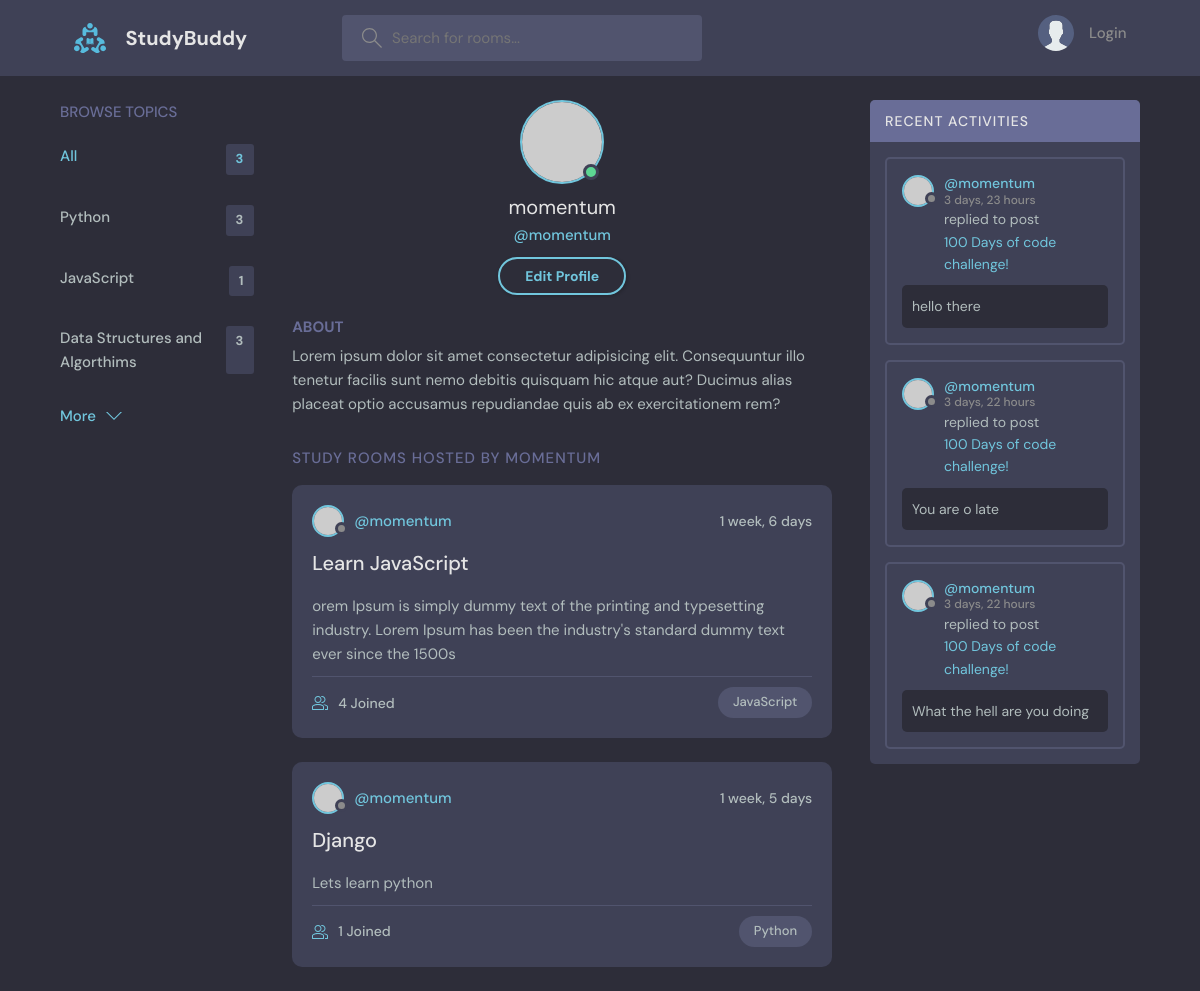
Before: /profile/1 with the older database file.
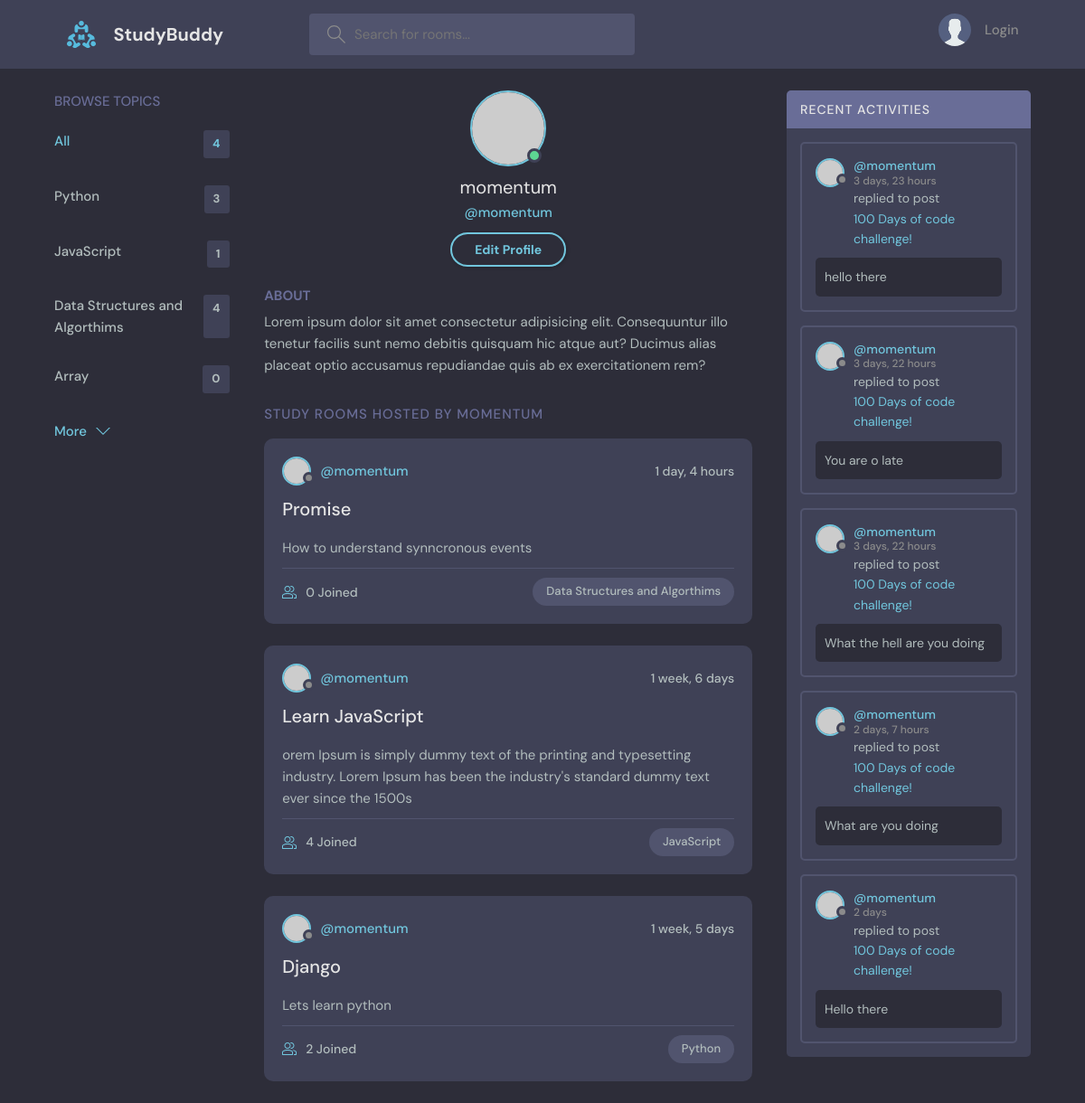
After: the same page with the newer database file.
### base/models.py (models this page shows, shortened)
class Topic(models.Model):
    name = models.CharField(max_length=200)
    def __str__(self):
        return self.name

class Room(models.Model):
    host = models.ForeignKey(User, on_delete=models.SET_NULL, null=True)
    topic = models.ForeignKey(Topic, on_delete=models.SET_NULL, null=True)
    name = models.CharField(max_length=200)
    description = models.TextField()
    participants = models.ManyToManyField(
        User, blank=True, related_name='participants')
    updated = models.DateTimeField(auto_now=True)
    created = models.DateTimeField(auto_now_add=True)
    class Meta:
        ordering = ('-updated', '-created')

class Message(models.Model):
    user = models.ForeignKey(User, on_delete=models.CASCADE)
    room = models.ForeignKey(Room, on_delete=models.CASCADE)
    body = models.TextField()
    update = models.DateTimeField(auto_now=True)
    created = models.DateTimeField(auto_now_add=True)

### base/views.py (the view)
# urls.py: path('profile/<str:pk>', views.user_profile, name='user-profile')
def user_profile(req, pk):
    user = User.objects.get(id=pk)
    topics = Topic.objects.all()
    try:
        comments = Message.objects.filter(user=user)
    except:
        comments = []
    try:
        rooms = Room.objects.filter(host=user)
    except:
        rooms = []
    context = {'user': user, 'comments': comments,
               'rooms': rooms, 'topics': topics}
    return render(req, 'base/profile.html', context)

### base/templates/base/profile.html
{% extends 'main.html' %} {% block content %}
<main class="profile-page layout layout--3">
  <div class="container">
    {% include 'base/topics_component.html' %}
    <div class="roomList">
      <div class="profile">
        <div class="profile__avatar">
          <div class="avatar avatar--large active">
            <img src="https://randomuser.me/api/portraits/men/11.jpg" />
          </div>
        </div>
        <div class="profile__info">
          <h3>{{user.username}}</h3>
          <p>@{{user}}</p>
          <a href="edit-user.html" class="btn btn--main btn--pill">Edit Profile</a>
        </div>
        <div class="profile__about">
          <h3>About</h3>
          <p>
            Lorem ipsum dolor sit amet consectetur adipisicing elit. Consequuntur illo tenetur
            facilis sunt nemo debitis quisquam hic atque aut? Ducimus alias placeat optio
            accusamus repudiandae quis ab ex exercitationem rem?
          </p>
        </div>
      </div>
      <div class="roomList__header">
        <div>
          <h2>Study Rooms Hosted by {{ user }}</a>
          </h2>
        </div>
      </div>
      {% include 'base/rooms_component.html'%}
    </div>
    {% include 'base/activity_component.html' %}
  </div>
</main>
{% endblock content%}

### templates/main.html (shortened to what this page needs)
<!DOCTYPE html>
{% load static %}
<html lang="en">
  <head>
    <link rel="stylesheet" href="{% static 'styles/style.css' %}" />
  </head>
  <body>
    {% include 'nav.html'%}  {% block content%} {% endblock %}
  </body>
</html>

### templates/nav.html (shortened to what this page needs)
{% load static %}
<header class="header header--loggedIn">
  <div class="container">
    <a href="/" class="header__logo">
      <img src="{% static 'assets/logo.svg' %}" />
      <h1>StudyBuddy</h1>
    </a>
    <form class="header__search">
      <label>
        <input type="text" name="q" placeholder="Search for rooms..." />
      </label>
    </form>
    <nav class="header__menu">
      {% if request.user.is_authenticated%}
      <div class="header__user">
        <a href="profile.html">
          <div class="avatar avatar--medium active">
            <img src="https://randomuser.me/api/portraits/men/37.jpg" />
          </div>
          <p>{{ request.user }}<span>@{{ request.user }}</span></p>
        </a>
        <button class="dropdown-button">
          <svg
            version="1.1"
            xmlns="http://www.w3.org/2000/svg"
            width="32"
            height="32"
            viewBox="0 0 32 32"
          >
            <title>chevron-down</title>
            <path d="M16 21l-13-13h-3l16 16 16-16h-3l-13 13z"></path>
          </svg>
        </button>
        {% else %}
        <a href="{% url 'login' %}">
          <img src="{% static 'assets/avatar.svg' %}" />
          <p>Login</p>
        </a>
        {% endif %}
      </div>
</header>

### base/templates/base/topics_component.html
<div class="topics">
  <div class="topics__header">
    <h2>Browse Topics</h2>
  </div>
  <ul class="topics__list">
    <li>
      <a href="{% url 'home' %}" class="active"
        >All <span>{{ topics.count }}</span></a
      >
    </li>
    {%for topic in topics%}
    <li>
      <a href="{% url 'home' %}?q={{topic.name}}"
        >{{topic.name}} <span>{{topic.room_set.all.count}}</span></a
      >
    </li>
    {% endfor %}
  </ul>
  <a class="btn btn--link" href="topics.html">
    More
    <svg
      version="1.1"
      xmlns="http://www.w3.org/2000/svg"
      width="32"
      height="32"
      viewBox="0 0 32 32"
    >
      <title>chevron-down</title>
      <path d="M16 21l-13-13h-3l16 16 16-16h-3l-13 13z"></path>
    </svg>
  </a>
</div>

### base/templates/base/rooms_component.html (shortened to what this page needs)
{% for room in rooms%}
<div class="roomListRoom">
  <div class="roomListRoom__header">
    <a
      href="{% url 'user-profile' room.host.id %}"
      class="roomListRoom__author"
    >
      <div class="avatar avatar--small">
        <img src="https://randomuser.me/api/portraits/women/11.jpg" />
      </div>
      <span>@{{room.host.username}}</span>
    </a>
    <div class="roomListRoom__actions">
      <span>{{ room.created | timesince }}</span>
    </div>
  </div>
  <div class="roomListRoom__content">
    <a href="{% url 'room' room.id %}">{{ room.name }}</a>
    <p>{{ room.description }}</p>
  </div>
  <div class="roomListRoom__meta">
    <a href="{% url 'room' room.id %}" class="roomListRoom__joined">
      {{ room.participants.all.count }} Joined
    </a>
    <p class="roomListRoom__topic">{{ room.topic}}</p>
  </div>
</div>
{% endfor %}

### base/templates/base/activity_component.html (shortened to what this page needs)
<div class="activities">
  <div class="activities__header">
    <h2>Recent Activities</h2>
  </div>
  {% for comment in comments %}
  <div class="activities__box">
    <div class="activities__boxHeader roomListRoom__header">
      <a
        href="{% url 'user-profile' comment.user.id%}"
        class="roomListRoom__author"
      >
        <div class="avatar avatar--small">
          <img src="https://randomuser.me/api/portraits/women/11.jpg" />
        </div>
        <p>
          @{{ comment.user}}
          <span>{{ comment.created | timesince }}</span>
        </p>
      </a>
    </div>
    <div class="activities__boxContent">
      <p>
        replied to post
        <a href="{% url 'room' comment.room.id%}"
          >100 Days of code challenge!</a
        >
      </p>
      <div class="activities__boxRoomContent">{{comment.body}}</div>
    </div>
  </div>
  {% endfor %}
</div>

Changed rows visible on the page:
computed for Topic "Data Structures and Algorthims": room_set.all.count "3" → "4"
added Topic: name "Array", room_set.all.count "0"
added Room: host.username "momentum", created "1 day, 4 hours", name "Promise", description "How to understand synncronous events", participants.all.count "0", topic "Data Structures and Algorthims"
computed for Room "Django": participants.all.count "1" → "2"
added Message: user "momentum", created "2 days, 7 hours", body "What are you doing"
added Message: user "momentum", created "2 days", body "Hello there"
Other visible differences:
{{ topics.count }}: "3" → "4"
